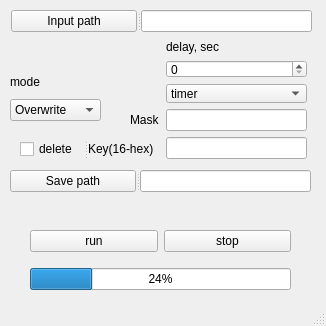
<?xml version="1.0" encoding="UTF-8"?>
<ui version="4.0">
 <class>MainWindow</class>
 <widget class="QMainWindow" name="MainWindow">
  <property name="geometry">
   <rect>
    <x>0</x>
    <y>0</y>
    <width>326</width>
    <height>326</height>
   </rect>
  </property>
  <property name="sizePolicy">
   <sizepolicy hsizetype="Fixed" vsizetype="Fixed">
    <horstretch>0</horstretch>
    <verstretch>0</verstretch>
   </sizepolicy>
  </property>
  <property name="minimumSize">
   <size>
    <width>326</width>
    <height>326</height>
   </size>
  </property>
  <property name="maximumSize">
   <size>
    <width>326</width>
    <height>326</height>
   </size>
  </property>
  <property name="windowTitle">
   <string>MainWindow</string>
  </property>
  <widget class="QWidget" name="centralwidget">
   <widget class="QLabel" name="label_2">
    <property name="geometry">
     <rect>
      <x>130</x>
      <y>110</y>
      <width>31</width>
      <height>20</height>
     </rect>
    </property>
    <property name="text">
     <string>Mask</string>
    </property>
   </widget>
   <widget class="QSplitter" name="splitter">
    <property name="geometry">
     <rect>
      <x>11</x>
      <y>10</y>
      <width>301</width>
      <height>22</height>
     </rect>
    </property>
    <property name="orientation">
     <enum>Qt::Horizontal</enum>
    </property>
    <widget class="QPushButton" name="browseButton">
     <property name="text">
      <string>Input path</string>
     </property>
    </widget>
    <widget class="QLineEdit" name="lineEdit"/>
   </widget>
   <widget class="QSplitter" name="splitter_2">
    <property name="geometry">
     <rect>
      <x>10</x>
      <y>170</y>
      <width>301</width>
      <height>22</height>
     </rect>
    </property>
    <property name="orientation">
     <enum>Qt::Horizontal</enum>
    </property>
    <widget class="QPushButton" name="saveButton">
     <property name="text">
      <string>Save path</string>
     </property>
    </widget>
    <widget class="QLineEdit" name="pathLine"/>
   </widget>
   <widget class="QSplitter" name="splitter_3">
    <property name="geometry">
     <rect>
      <x>20</x>
      <y>140</y>
      <width>141</width>
      <height>18</height>
     </rect>
    </property>
    <property name="orientation">
     <enum>Qt::Horizontal</enum>
    </property>
    <widget class="QCheckBox" name="deleteCheckBox">
     <property name="text">
      <string>delete</string>
     </property>
    </widget>
    <widget class="QLabel" name="key">
     <property name="text">
      <string>Key(16-hex)</string>
     </property>
    </widget>
   </widget>
   <widget class="QWidget" name="layoutWidget">
    <property name="geometry">
     <rect>
      <x>10</x>
      <y>70</y>
      <width>91</width>
      <height>51</height>
     </rect>
    </property>
    <layout class="QVBoxLayout" name="verticalLayout">
     <item>
      <widget class="QLabel" name="label_3">
       <property name="text">
        <string>mode</string>
       </property>
      </widget>
     </item>
     <item>
      <widget class="QComboBox" name="conflictComboBox">
       <item>
        <property name="text">
         <string>Overwrite</string>
        </property>
       </item>
       <item>
        <property name="text">
         <string>Counter</string>
        </property>
       </item>
      </widget>
     </item>
    </layout>
   </widget>
   <widget class="QWidget" name="layoutWidget">
    <property name="geometry">
     <rect>
      <x>166</x>
      <y>40</y>
      <width>141</width>
      <height>119</height>
     </rect>
    </property>
    <layout class="QVBoxLayout" name="verticalLayout_3">
     <item>
      <layout class="QVBoxLayout" name="verticalLayout_2">
       <item>
        <widget class="QLabel" name="label">
         <property name="text">
          <string>delay, sec</string>
         </property>
        </widget>
       </item>
       <item>
        <widget class="QSpinBox" name="spinBox"/>
       </item>
       <item>
        <widget class="QComboBox" name="timerCheckBox">
         <item>
          <property name="text">
           <string>timer</string>
          </property>
         </item>
         <item>
          <property name="text">
           <string>ones</string>
          </property>
         </item>
        </widget>
       </item>
      </layout>
     </item>
     <item>
      <widget class="QLineEdit" name="maskLine">
       <property name="text">
        <string/>
       </property>
      </widget>
     </item>
     <item>
      <widget class="QLineEdit" name="keyLine"/>
     </item>
    </layout>
   </widget>
   <widget class="QWidget" name="">
    <property name="geometry">
     <rect>
      <x>30</x>
      <y>220</y>
      <width>261</width>
      <height>81</height>
     </rect>
    </property>
    <layout class="QGridLayout" name="gridLayout">
     <item row="0" column="0">
      <widget class="QPushButton" name="runButton">
       <property name="text">
        <string>run</string>
       </property>
      </widget>
     </item>
     <item row="0" column="1">
      <widget class="QPushButton" name="stopButton">
       <property name="text">
        <string>stop</string>
       </property>
      </widget>
     </item>
     <item row="1" column="0" colspan="2">
      <widget class="QProgressBar" name="progressBar">
       <property name="value">
        <number>24</number>
       </property>
      </widget>
     </item>
    </layout>
   </widget>
  </widget>
  <widget class="QStatusBar" name="statusbar"/>
 </widget>
 <resources/>
 <connections/>
</ui>
